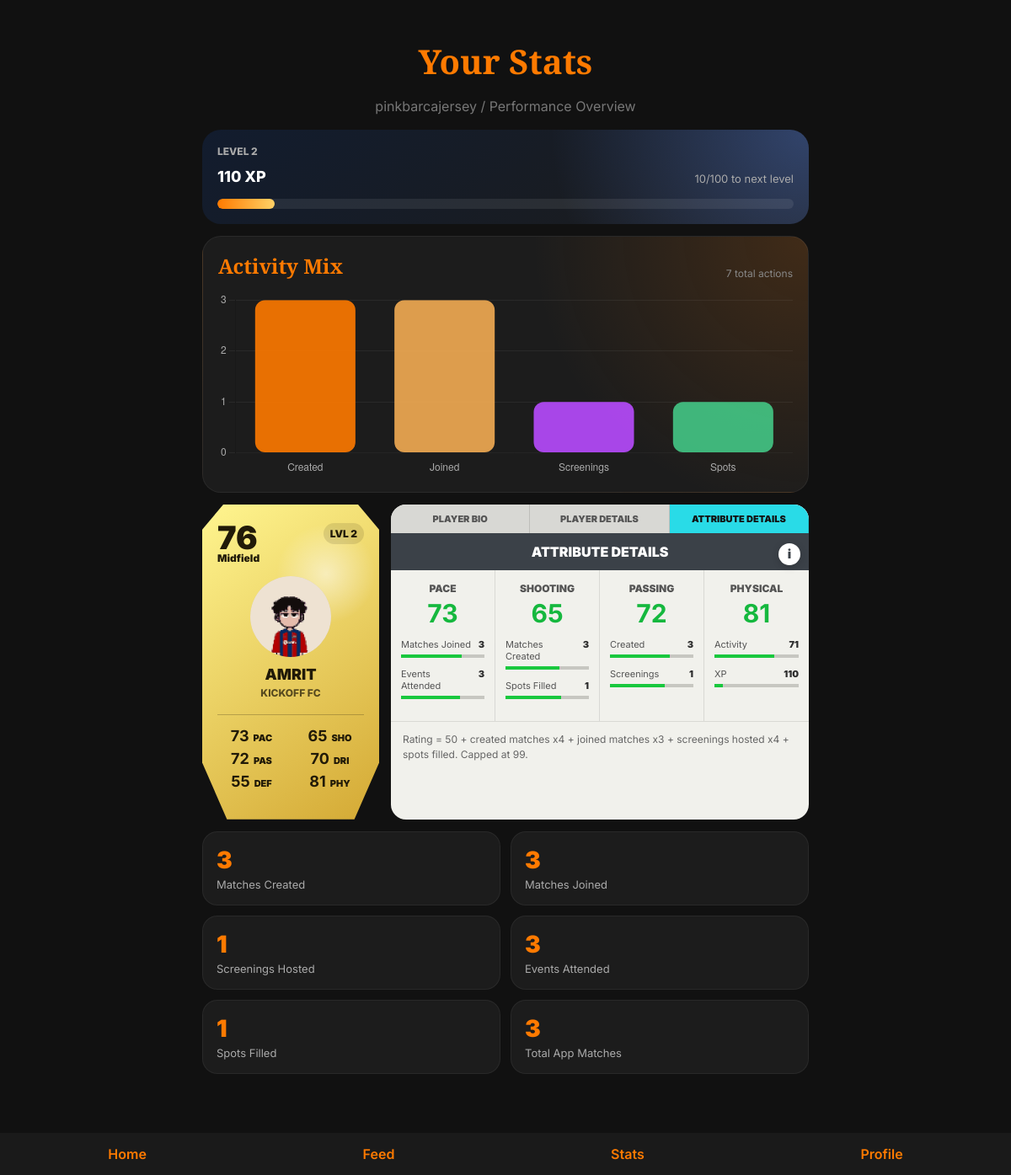
The app's page /stats (signed in) with its own data.
### app.py (models this page shows)
class User(UserMixin, db.Model):
    id = db.Column(db.Integer, primary_key=True)
    name = db.Column(db.String(100), default="")
    username = db.Column(db.String(100), unique=True, nullable=False)
    password = db.Column(db.String(100), nullable=False)
    position = db.Column(db.String(100), default="")
    location = db.Column(db.String(100), default="")
    favorite_club = db.Column(db.String(100), default="")
    fan_label = db.Column(db.String(100), default="")
    player_level = db.Column(db.String(100), default="")
    avatar = db.Column(db.String(100), default="barca.png")
    matches_created = db.relationship("Match", back_populates="creator")
    screenings_hosted = db.relationship("Screening", back_populates="creator")
    match_participations = db.relationship("MatchParticipant", back_populates="user")
    joined_matches = db.relationship(
        "Match",
        secondary="match_participant",
        primaryjoin="User.id == MatchParticipant.user_id",
        secondaryjoin="Match.id == MatchParticipant.match_id",
        viewonly=True
    )

### app.py (the view)
@app.route("/stats")
@login_required
def stats():
    total_matches = Match.query.count()
    matches_created = Match.query.filter_by(user_id=current_user.id).count()
    matches_joined = MatchParticipant.query.filter_by(
        user_id=current_user.id
    ).count()
    screenings_hosted = Screening.query.filter_by(user_id=current_user.id).count()
    total_events_attended = matches_joined
    created_matches = Match.query.filter_by(user_id=current_user.id).all()
    available_spots_filled = sum(match.joined for match in created_matches)
    xp = (
        matches_created * 20
        + matches_joined * 10
        + screenings_hosted * 20
    )
    level = (xp // 100) + 1
    level_progress = xp % 100
    rating = min(
        99,
        50
        + matches_created * 4
        + matches_joined * 3
        + screenings_hosted * 4
        + available_spots_filled
    )
    playmaking = min(99, 55 + matches_created * 5 + screenings_hosted * 2)
    community = min(99, 50 + matches_joined * 5 + available_spots_filled * 2)
    hosting = min(99, 50 + screenings_hosted * 7 + matches_created * 3)
    activity = min(99, 50 + total_events_attended * 4 + matches_created * 3)
    pace = min(99, 55 + matches_joined * 4 + total_events_attended * 2)
    shooting = min(99, 52 + matches_created * 4 + available_spots_filled)
    passing = playmaking
    dribbling = min(99, 55 + total_events_attended * 3 + matches_joined * 2)
    defending = min(99, 50 + available_spots_filled * 2 + matches_created)
    physical = min(99, 55 + activity // 3 + matches_joined)
    return render_template(
        "stats.html",
        user=current_user,
        total_matches=total_matches,
        matches_created=matches_created,
        matches_joined=matches_joined,
        screenings_hosted=screenings_hosted,
        total_events_attended=total_events_attended,
        available_spots_filled=available_spots_filled,
        xp=xp,
        level=level,
        level_progress=level_progress,
        rating=rating,
        playmaking=playmaking,
        community=community,
        hosting=hosting,
        activity=activity,
        pace=pace,
        shooting=shooting,
        passing=passing,
        dribbling=dribbling,
        defending=defending,
        physical=physical
    )

### app.py (called while the page is built)
@login_manager.user_loader
def load_user(user_id):
    return db.session.get(User, int(user_id))

### templates/stats.html (shortened to what this page needs)
<!DOCTYPE html>
<html>
<head>
    <link rel="stylesheet" href="{{ url_for('static', filename='styles.css') }}">
</head>
<body>
    <div class="stats-page">
        <div class="stats-header">
            <h1>Your Stats</h1>
            <p class="muted">{{ user.username if user else "Player" }} / Performance Overview</p>
        </div>
        <div class="level-card stats-level-card">
            <div class="level-top">
                <div>
                    <div class="profile-card-kicker">Level {{ level }}</div>
                    <div class="level-value">{{ xp }} XP</div>
                </div>
                <div class="level-sub">{{ level_progress }}/100 to next level</div>
            </div>
            <div class="level-bar">
                <div class="level-fill" style="width: {{ level_progress }}%;"></div>
            </div>
        </div>
        <div class="graph-card">
            <div class="section-title">
                <h2>Activity Mix</h2>
                <span>{{ total_events_attended + matches_created + screenings_hosted }} total actions</span>
            </div>
            <div class="chart-wrap">
                <canvas id="activityChart"></canvas>
            </div>
        </div>
        <div class="player-rating-shell">
            <div class="ultimate-card">
                <div class="card-topline">
                    <div>
                        <div class="card-rating">{{ rating }}</div>
                        <div class="card-position">{{ user.position or "PLY" }}</div>
                    </div>
                    <div class="card-level">LVL {{ level }}</div>
                </div>
                <div class="card-avatar">
                    <img
                        src="{{ url_for('static', filename='avatars/' + user.avatar) }}"
                        alt="avatar"
                    >
                </div>
                <div class="card-name">
                    {{ (user.name or user.username)|upper }}
                </div>
                <div class="card-club">
                    {{ user.favorite_club or "KICKOFF FC" }}
                </div>
                <div class="card-stat-grid">
                    <div><strong>{{ pace }}</strong><span>PAC</span></div>
                    <div><strong>{{ shooting }}</strong><span>SHO</span></div>
                    <div><strong>{{ passing }}</strong><span>PAS</span></div>
                    <div><strong>{{ dribbling }}</strong><span>DRI</span></div>
                    <div><strong>{{ defending }}</strong><span>DEF</span></div>
                    <div><strong>{{ physical }}</strong><span>PHY</span></div>
                </div>
            </div>
            <div class="attribute-panel">
                <div class="attribute-tabs">
                    <span>Player Bio</span>
                    <span>Player Details</span>
                    <span class="active">Attribute Details</span>
                </div>
                <div class="attribute-title">Attribute Details</div>
                <button class="attribute-info-btn" onclick="openStatsInfo()" aria-label="Show formula information">
                    i
                </button>
                <div class="attribute-grid">
                    <div class="attribute-col">
                        <div class="attribute-head">PACE <strong>{{ pace }}</strong></div>
                        <div class="attr-row"><span>Matches Joined</span><em>{{ matches_joined }}</em></div>
                        <div class="attr-bar"><i style="width: {{ pace }}%;"></i></div>
                        <div class="attr-row"><span>Events Attended</span><em>{{ total_events_attended }}</em></div>
                        <div class="attr-bar"><i style="width: {{ activity }}%;"></i></div>
                    </div>
                    <div class="attribute-col">
                        <div class="attribute-head">SHOOTING <strong>{{ shooting }}</strong></div>
                        <div class="attr-row"><span>Matches Created</span><em>{{ matches_created }}</em></div>
                        <div class="attr-bar"><i style="width: {{ shooting }}%;"></i></div>
                        <div class="attr-row"><span>Spots Filled</span><em>{{ available_spots_filled }}</em></div>
                        <div class="attr-bar"><i style="width: {{ community }}%;"></i></div>
                    </div>
                    <div class="attribute-col">
                        <div class="attribute-head">PASSING <strong>{{ passing }}</strong></div>
                        <div class="attr-row"><span>Created</span><em>{{ matches_created }}</em></div>
                        <div class="attr-bar"><i style="width: {{ playmaking }}%;"></i></div>
                        <div class="attr-row"><span>Screenings</span><em>{{ screenings_hosted }}</em></div>
                        <div class="attr-bar"><i style="width: {{ hosting }}%;"></i></div>
                    </div>
                    <div class="attribute-col">
                        <div class="attribute-head">PHYSICAL <strong>{{ physical }}</strong></div>
                        <div class="attr-row"><span>Activity</span><em>{{ activity }}</em></div>
                        <div class="attr-bar"><i style="width: {{ activity }}%;"></i></div>
                        <div class="attr-row"><span>XP</span><em>{{ xp }}</em></div>
                        <div class="attr-bar"><i style="width: {{ level_progress }}%;"></i></div>
                    </div>
                </div>
                <p class="rating-formula">
                    Rating = 50 + created matches x4 + joined matches x3 + screenings hosted x4 + spots filled. Capped at 99.
                </p>
            </div>
        </div>
        <div class="stats-grid">
            <div class="stats-card">
                <div class="big-stat">{{ matches_created }}</div>
                <div class="stat-text">Matches Created</div>
            </div>
            <div class="stats-card">
                <div class="big-stat">{{ matches_joined }}</div>
                <div class="stat-text">Matches Joined</div>
            </div>
            <div class="stats-card">
                <div class="big-stat">{{ screenings_hosted }}</div>
                <div class="stat-text">Screenings Hosted</div>
            </div>
            <div class="stats-card">
                <div class="big-stat">{{ total_events_attended }}</div>
                <div class="stat-text">Events Attended</div>
            </div>
            <div class="stats-card">
                <div class="big-stat">{{ available_spots_filled }}</div>
                <div class="stat-text">Spots Filled</div>
            </div>
            <div class="stats-card">
                <div class="big-stat">{{ total_matches }}</div>
                <div class="stat-text">Total App Matches</div>
            </div>
        </div>
    </div>
    <div class="bottom-nav">
        <a href="/">Home</a>
        <a href="/matches">Feed</a>
        <a href="/stats">Stats</a>
        <a href="/profile">Profile</a>
    </div>
    <script>
        function openStatsInfo() {
            document.getElementById("statsInfoModal").classList.remove("hidden");
        }
        function closeStatsInfo() {
            document.getElementById("statsInfoModal").classList.add("hidden");
        }
        const ctx = document.getElementById('activityChart');
        new Chart(ctx, {
            type: 'bar',
            data: {
                labels: ['Created', 'Joined', 'Screenings', 'Spots'],
                datasets: [{
                    label: 'Activity',
                    data: [
                        {{ matches_created }},
                        {{ matches_joined }},
                        {{ screenings_hosted }},
                        {{ available_spots_filled }}
                    ],
                    backgroundColor: [
                        'rgba(255, 122, 0, 0.9)',
                        'rgba(255, 180, 86, 0.85)',
                        'rgba(184, 76, 255, 0.9)',
                        'rgba(70, 210, 140, 0.85)'
                    ],
                    borderRadius: 12,
                    borderSkipped: false
                }]
            },
            options: {
                responsive: true,
                maintainAspectRatio: false,
                plugins: {
                    legend: { display: false }
                },
                scales: {
                    x: {
                        grid: { display: false },
                        ticks: { color: '#aaa' }
                    },
                    y: {
                        beginAtZero: true,
                        grid: { color: 'rgba(255,255,255,0.06)' },
                        ticks: {
                            color: '#aaa',
                            precision: 0
                        }
                    }
                }
            }
        });
    </script>
</body>
</html>

### records on screen
User: username "pinkbarcajersey", position "Midfield", avatar (picture), name "AMRIT", favorite_club "KICKOFF FC"

### other values on screen
{{ level }} "2"
{{ xp }} "110"
{{ level_progress }} "10"
{{ total_events_attended + matches_created + screenings_hosted }} "7"
{{ rating }} "76"
{{ pace }} "73"
{{ shooting }} "65"
{{ passing }} "72"
{{ dribbling }} "70"
{{ defending }} "55"
{{ physical }} "81"
{{ matches_joined }} "3"
{{ total_events_attended }} "3"
{{ matches_created }} "3"
{{ available_spots_filled }} "1"
